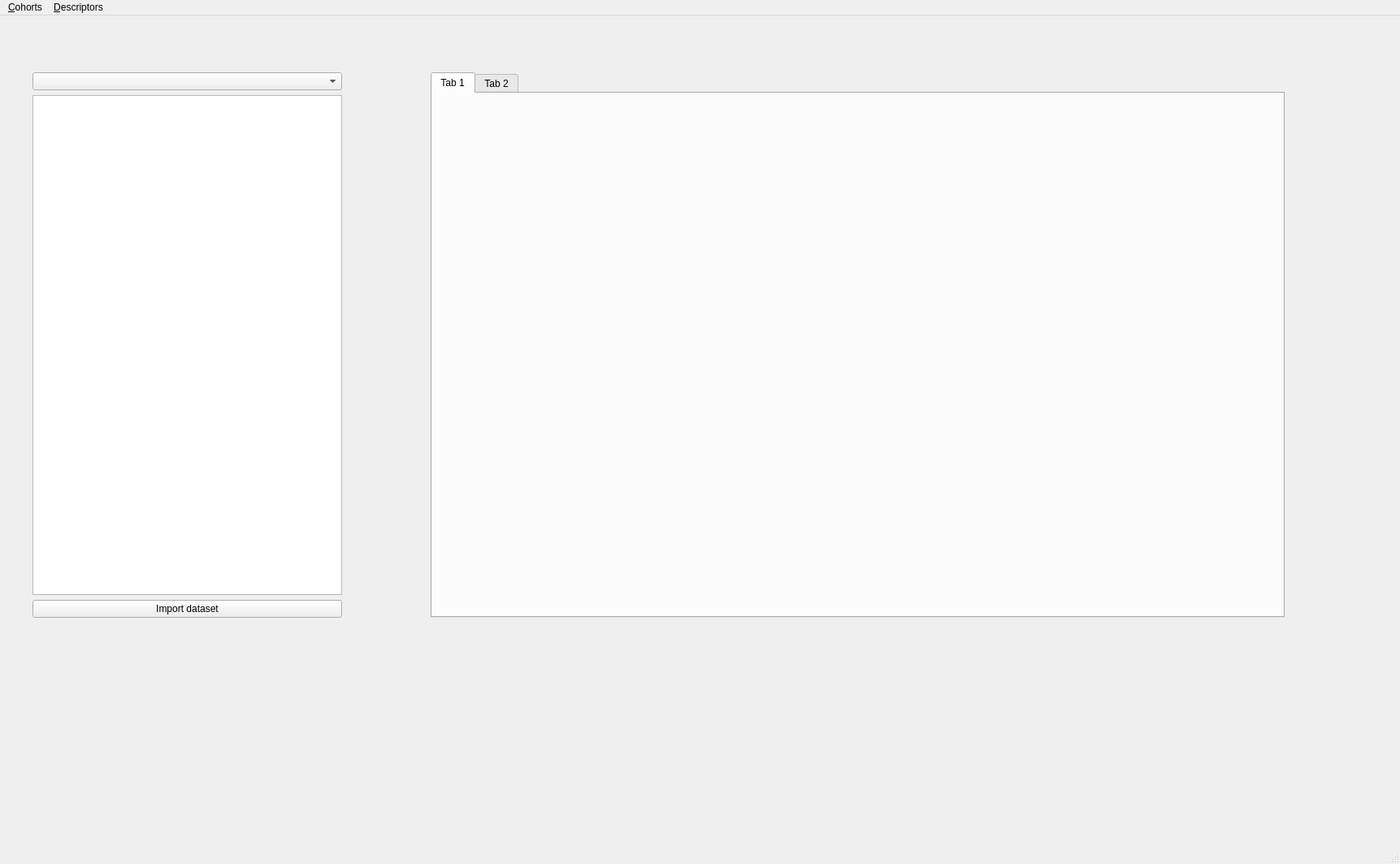
<?xml version="1.0" encoding="UTF-8"?>
<ui version="4.0">
 <class>MainWindow</class>
 <widget class="QMainWindow" name="MainWindow">
  <property name="geometry">
   <rect>
    <x>0</x>
    <y>0</y>
    <width>1723</width>
    <height>1063</height>
   </rect>
  </property>
  <property name="windowTitle">
   <string>MainWindow</string>
  </property>
  <widget class="QWidget" name="centralwidget">
   <widget class="QWidget" name="horizontalLayoutWidget">
    <property name="geometry">
     <rect>
      <x>40</x>
      <y>70</y>
      <width>381</width>
      <height>671</height>
     </rect>
    </property>
    <layout class="QHBoxLayout" name="horizontalLayout">
     <item>
      <layout class="QVBoxLayout" name="verticalLayout">
       <item>
        <widget class="QComboBox" name="cNameComboBox"/>
       </item>
       <item>
        <widget class="QTableView" name="cDsTableView"/>
       </item>
       <item>
        <widget class="QPushButton" name="addDs">
         <property name="text">
          <string>Import dataset</string>
         </property>
        </widget>
       </item>
      </layout>
     </item>
    </layout>
   </widget>
   <widget class="QWidget" name="verticalLayoutWidget_2">
    <property name="geometry">
     <rect>
      <x>530</x>
      <y>70</y>
      <width>1051</width>
      <height>671</height>
     </rect>
    </property>
    <layout class="QVBoxLayout" name="verticalLayout_2">
     <item>
      <widget class="QTabWidget" name="tabWidget">
       <property name="currentIndex">
        <number>0</number>
       </property>
       <widget class="QWidget" name="tab">
        <attribute name="title">
         <string>Tab 1</string>
        </attribute>
       </widget>
       <widget class="QWidget" name="tab_2">
        <attribute name="title">
         <string>Tab 2</string>
        </attribute>
       </widget>
      </widget>
     </item>
    </layout>
   </widget>
  </widget>
  <widget class="QMenuBar" name="menubar">
   <property name="geometry">
    <rect>
     <x>0</x>
     <y>0</y>
     <width>1723</width>
     <height>19</height>
    </rect>
   </property>
   <widget class="QMenu" name="menuCohorts">
    <property name="baseSize">
     <size>
      <width>10</width>
      <height>10</height>
     </size>
    </property>
    <property name="font">
     <font>
      <family>KacstArt</family>
      <pointsize>12</pointsize>
     </font>
    </property>
    <property name="title">
     <string>&amp;Cohorts</string>
    </property>
    <addaction name="action_New"/>
    <addaction name="action_Update_Delete"/>
   </widget>
   <widget class="QMenu" name="menuDescriptors">
    <property name="title">
     <string>&amp;Descriptors</string>
    </property>
    <addaction name="action_New_2"/>
    <addaction name="action_Update_Delete_2"/>
   </widget>
   <addaction name="menuCohorts"/>
   <addaction name="menuDescriptors"/>
  </widget>
  <widget class="QStatusBar" name="statusbar"/>
  <action name="action_New">
   <property name="text">
    <string>New</string>
   </property>
  </action>
  <action name="action_Update_Delete">
   <property name="text">
    <string>Manage_Cohorts</string>
   </property>
  </action>
  <action name="action_New_2">
   <property name="text">
    <string>&amp;New</string>
   </property>
  </action>
  <action name="action_Update_Delete_2">
   <property name="text">
    <string>Manage_Descriptor</string>
   </property>
  </action>
 </widget>
 <resources/>
 <connections/>
</ui>
